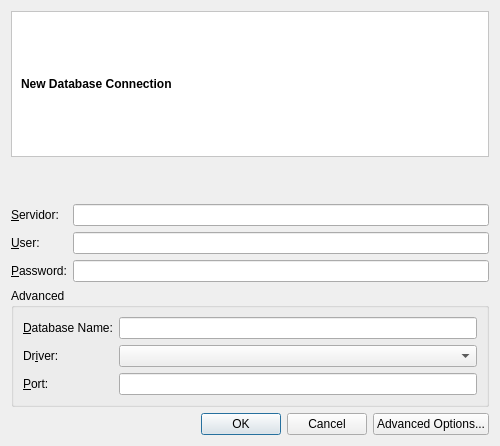
<ui version="4.0" >
 <class>SessionWidget</class>
 <widget class="QWidget" name="SessionWidget" >
  <property name="geometry" >
   <rect>
    <x>0</x>
    <y>0</y>
    <width>500</width>
    <height>446</height>
   </rect>
  </property>
  <property name="sizePolicy" >
   <sizepolicy vsizetype="Minimum" hsizetype="Preferred" >
    <horstretch>0</horstretch>
    <verstretch>0</verstretch>
   </sizepolicy>
  </property>
  <property name="windowTitle" >
   <string>Session</string>
  </property>
  <layout class="QVBoxLayout" >
   <item>
    <widget class="QFrame" name="frame" >
     <property name="sizePolicy" >
      <sizepolicy vsizetype="Preferred" hsizetype="Preferred" >
       <horstretch>255</horstretch>
       <verstretch>255</verstretch>
      </sizepolicy>
     </property>
     <property name="palette" >
      <palette>
       <active>
        <colorrole role="Window" >
         <brush brushstyle="SolidPattern" >
          <color alpha="255" >
           <red>255</red>
           <green>255</green>
           <blue>255</blue>
          </color>
         </brush>
        </colorrole>
       </active>
       <inactive>
        <colorrole role="Window" >
         <brush brushstyle="SolidPattern" >
          <color alpha="255" >
           <red>255</red>
           <green>255</green>
           <blue>255</blue>
          </color>
         </brush>
        </colorrole>
       </inactive>
       <disabled>
        <colorrole role="Window" >
         <brush brushstyle="SolidPattern" >
          <color alpha="255" >
           <red>255</red>
           <green>255</green>
           <blue>255</blue>
          </color>
         </brush>
        </colorrole>
       </disabled>
      </palette>
     </property>
     <property name="autoFillBackground" >
      <bool>true</bool>
     </property>
     <property name="frameShape" >
      <enum>QFrame::StyledPanel</enum>
     </property>
     <property name="frameShadow" >
      <enum>QFrame::Raised</enum>
     </property>
     <layout class="QHBoxLayout" >
      <item>
       <widget class="QLabel" name="label" >
        <property name="text" >
         <string>&lt;b>New Database Connection&lt;/b></string>
        </property>
       </widget>
      </item>
      <item>
       <widget class="QLabel" name="img" >
        <property name="layoutDirection" >
         <enum>Qt::RightToLeft</enum>
        </property>
        <property name="text" >
         <string/>
        </property>
        <property name="pixmap" >
         <pixmap/>
        </property>
       </widget>
      </item>
     </layout>
    </widget>
   </item>
   <item>
    <spacer>
     <property name="orientation" >
      <enum>Qt::Vertical</enum>
     </property>
     <property name="sizeType" >
      <enum>QSizePolicy::MinimumExpanding</enum>
     </property>
     <property name="sizeHint" >
      <size>
       <width>323</width>
       <height>41</height>
      </size>
     </property>
    </spacer>
   </item>
   <item>
    <layout class="QGridLayout" >
     <item row="0" column="0" >
      <widget class="QLabel" name="label_8" >
       <property name="text" >
        <string>&amp;Servidor:</string>
       </property>
       <property name="buddy" >
        <cstring>lineEdit_5</cstring>
       </property>
      </widget>
     </item>
     <item row="0" column="1" >
      <widget class="QLineEdit" name="lineEdit_5" />
     </item>
     <item row="1" column="0" >
      <widget class="QLabel" name="label_4" >
       <property name="text" >
        <string>&amp;User:</string>
       </property>
       <property name="buddy" >
        <cstring>lineEdit_2</cstring>
       </property>
      </widget>
     </item>
     <item row="1" column="1" >
      <widget class="QLineEdit" name="lineEdit_2" />
     </item>
     <item row="2" column="0" >
      <widget class="QLabel" name="label_5" >
       <property name="text" >
        <string>&amp;Password:</string>
       </property>
       <property name="buddy" >
        <cstring>lineEdit_3</cstring>
       </property>
      </widget>
     </item>
     <item row="2" column="1" >
      <widget class="QLineEdit" name="lineEdit_3" />
     </item>
    </layout>
   </item>
   <item>
    <widget class="QGroupBox" name="advancedBox" >
     <property name="title" >
      <string>Advanced</string>
     </property>
     <layout class="QVBoxLayout" >
      <item>
       <layout class="QGridLayout" >
        <item row="0" column="0" >
         <widget class="QLabel" name="label_3" >
          <property name="text" >
           <string>&amp;Database Name:</string>
          </property>
          <property name="buddy" >
           <cstring>lineEdit</cstring>
          </property>
         </widget>
        </item>
        <item row="0" column="1" >
         <widget class="QLineEdit" name="lineEdit" />
        </item>
        <item row="1" column="0" >
         <widget class="QLabel" name="label_6" >
          <property name="text" >
           <string>Dr&amp;iver:</string>
          </property>
          <property name="buddy" >
           <cstring>comboBox</cstring>
          </property>
         </widget>
        </item>
        <item row="1" column="1" >
         <widget class="QComboBox" name="comboBox" />
        </item>
        <item row="2" column="0" >
         <widget class="QLabel" name="label_7" >
          <property name="text" >
           <string>&amp;Port:</string>
          </property>
          <property name="buddy" >
           <cstring>lineEdit_4</cstring>
          </property>
         </widget>
        </item>
        <item row="2" column="1" >
         <widget class="QLineEdit" name="lineEdit_4" />
        </item>
       </layout>
      </item>
     </layout>
    </widget>
   </item>
   <item>
    <layout class="QHBoxLayout" >
     <item>
      <widget class="QDialogButtonBox" name="buttonBox" >
       <property name="standardButtons" >
        <set>QDialogButtonBox::Cancel|QDialogButtonBox::NoButton|QDialogButtonBox::Ok</set>
       </property>
      </widget>
     </item>
     <item>
      <widget class="QPushButton" name="pushButton" >
       <property name="text" >
        <string>Advanced Options...</string>
       </property>
       <property name="checkable" >
        <bool>true</bool>
       </property>
      </widget>
     </item>
    </layout>
   </item>
  </layout>
 </widget>
 <resources>
  <include location="../resources.qrc" />
 </resources>
 <connections>
  <connection>
   <sender>pushButton</sender>
   <signal>clicked(bool)</signal>
   <receiver>advancedBox</receiver>
   <slot>setVisible(bool)</slot>
   <hints>
    <hint type="sourcelabel" >
     <x>396</x>
     <y>416</y>
    </hint>
    <hint type="destinationlabel" >
     <x>446</x>
     <y>388</y>
    </hint>
   </hints>
  </connection>
 </connections>
</ui>
